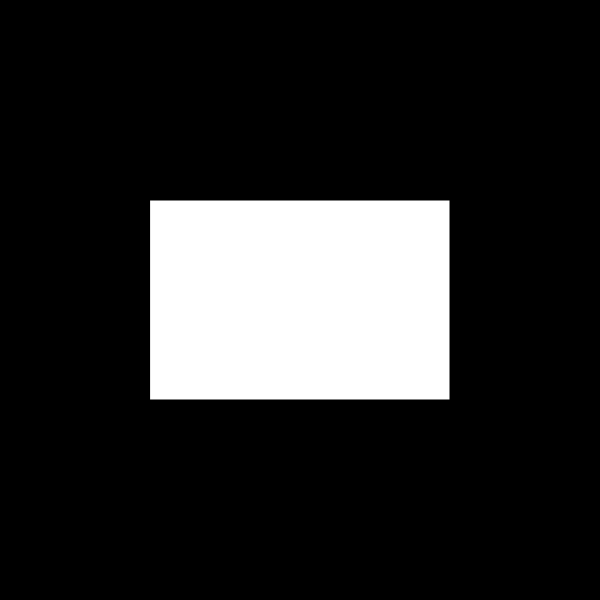
Frame 1 (no input)
Frame 60 (no input): identical to frame 1, image omitted
Frame 120 (the mouse pressed at the canvas centre since frame 60): identical to frame 1, image omitted

The p5.js sketch that drew this single still picture (run headless with seeded random() and noise() and a simulated clock; from frame 60 on, the mouse is pressed at the canvas centre):

// p5.js sketch
// ── sketch.js
let x = 300;
let y = 300;
let colour = 255;

function setup(){
    createCanvas(600, 600);
}

function draw(){
    background(0);
    rectMode(CENTER);
    fill(colour);
    rect(x, y, 300, 200);
}  

function mouseDragged(){
    if( mouseX > x-150 &&
        mouseX < x+150 &&
        mouseY > y-100 &&
        mouseY < y+100
    ){
        colour = 100;
        x = mouseX;
        y = mouseY;
    }
    else{
        colour = 255;
    }
}

function mouseReleased(){
    colour = 255;
}
